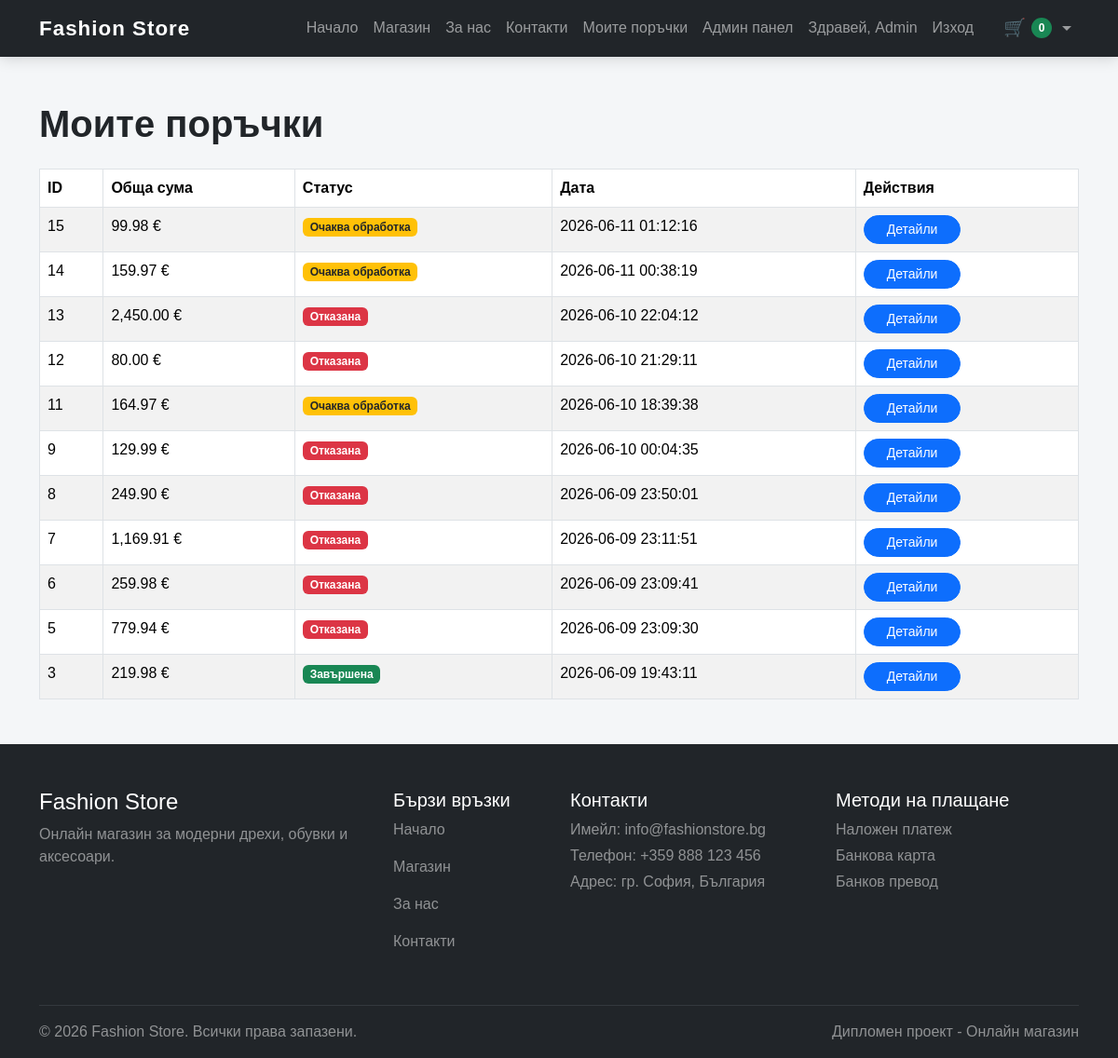
Screenshot of /my_orders.php (signed in) with the database file from the repository.
### tables this page shows
CREATE TABLE `orders` (
  `id` int(11) NOT NULL,
  `user_id` int(11) DEFAULT NULL,
  `total_price` decimal(10,2) DEFAULT NULL,
  `status` enum('pending','processing','completed','cancelled') DEFAULT 'pending',
  `created_at` timestamp NOT NULL DEFAULT current_timestamp(),
  `phone` varchar(30) DEFAULT NULL,
  `city` varchar(100) DEFAULT NULL,
  `address` varchar(255) DEFAULT NULL,
  `postal_code` varchar(20) DEFAULT NULL,
  `payment_method` varchar(50) DEFAULT NULL,
  `delivery_method` varchar(100) DEFAULT NULL,
  `delivery_price` decimal(10,2) DEFAULT 0.00,
  `note` text DEFAULT NULL
);

### my_orders.php (the view, shortened to what this page needs)
<?php
require_once 'includes/header.php';
$user_id = (int)$_SESSION['user_id'];
$query = "
    SELECT *
    FROM orders
    WHERE user_id = $user_id
    ORDER BY id DESC
";
$result = mysqli_query($conn, $query);
?>
<div class="container my-5">
    <h1 class="mb-4">Моите поръчки</h1>
    <?php if (mysqli_num_rows($result) == 0) { ?>
        <p>Все още нямате направени поръчки.</p>
        <a href="shop.php" class="btn btn-primary">
            Към магазина
        </a>
    <?php } else { ?>
        <table class="table table-bordered table-striped">
            <thead>
                <tr>
                    <th>ID</th>
                    <th>Обща сума</th>
                    <th>Статус</th>
                    <th>Дата</th>
                    <th>Действия</th>
                </tr>
            </thead>
            <tbody>
                <?php while ($order = mysqli_fetch_assoc($result)) { ?>
                    <tr>
                        <td>
                            <?php echo $order['id']; ?>
                        </td>
                        <td>
                            <?php echo number_format($order['total_price'], 2); ?> €
                        </td>
                        <td>
                            <?php if ($order['status'] == 'pending') { ?>
                                <span class="badge bg-warning text-dark">
                                    Очаква обработка
                                </span>
                            <?php } elseif ($order['status'] == 'processing') { ?>
                                <span class="badge bg-primary">
                                    Обработва се
                                </span>
                            <?php } elseif ($order['status'] == 'completed') { ?>
                                <span class="badge bg-success">
                                    Завършена
                                </span>
                            <?php } elseif ($order['status'] == 'cancelled') { ?>
                                <span class="badge bg-danger">
                                    Отказана
                                </span>
                            <?php } ?>
                        </td>
                        <td>
                            <?php echo $order['created_at']; ?>
                        </td>
                        <td>
                            <a
                                href="my_order_details.php?id=<?php echo $order['id']; ?>"
                                class="btn btn-primary btn-sm"
                            >
                                Детайли
                            </a>
                        </td>
                    </tr>
                <?php } ?>
            </tbody>
        </table>
    <?php } ?>
</div>
<?php
require_once 'includes/footer.php';
?>

### includes/header.php (shortened to what this page needs)
<?php
$cart_count = 0;
?>
<!DOCTYPE html>
<html lang="bg">
<head>
    <link href="https://cdn.jsdelivr.net/npm/bootstrap@5.3.7/dist/css/bootstrap.min.css" rel="stylesheet">
    <link rel="stylesheet" href="/fashion-store/assets/css/style.css">
</head>
<body>
<nav class="navbar navbar-expand-lg navbar-dark bg-dark">
    <div class="container">
        <a class="navbar-brand" href="/fashion-store/index.php">
            Fashion Store
        </a>
        <div class="collapse navbar-collapse" id="navbarNav">
            <ul class="navbar-nav ms-auto align-items-lg-center">
                <li class="nav-item">
                    <a class="nav-link" href="/fashion-store/index.php">
                        Начало
                    </a>
                </li>
                <li class="nav-item">
                    <a class="nav-link" href="/fashion-store/shop.php">
                        Магазин
                    </a>
                </li>
                <li class="nav-item">
                    <a class="nav-link" href="/fashion-store/about.php">
                        За нас
                    </a>
                </li>
                <li class="nav-item">
                    <a class="nav-link" href="/fashion-store/contact.php">
                        Контакти
                    </a>
                </li>
                <?php if (isset($_SESSION['user_id'])) { ?>
                    <li class="nav-item">
                        <a class="nav-link" href="/fashion-store/my_orders.php">
                            Моите поръчки
                        </a>
                    </li>
                    <?php if (
                        isset($_SESSION['user_role']) &&
                        $_SESSION['user_role'] === 'admin'
                    ) { ?>
                        <li class="nav-item">
                            <a class="nav-link" href="/fashion-store/admin/dashboard.php">
                                Админ панел
                            </a>
                        </li>
                    <?php } ?>
                    <li class="nav-item">
                        <span class="nav-link">
                            Здравей, <?php echo $_SESSION['user_name']; ?>
                        </span>
                    </li>
                    <li class="nav-item">
                        <a class="nav-link" href="/fashion-store/logout.php">
                            Изход
                        </a>
                    </li>
                <?php } ?>
                <li class="nav-item dropdown ms-lg-3">
                    <a
                        class="nav-link dropdown-toggle cart-menu"
                        href="#"
                        role="button"
                        data-bs-toggle="dropdown"
                    >
                        🛒
                        <span class="badge bg-success">
                            <?php echo $cart_count; ?>
                        </span>
                    </a>
                </li>
            </ul>
        </div>
    </div>
</nav>

### includes/footer.php (shortened to what this page needs)
<footer class="footer bg-dark text-white mt-5 pt-5 pb-3">
    <div class="container">
        <div class="row">
            <div class="col-md-4 mb-4">
                <h4>Fashion Store</h4>
                <p class="text-white-50">
                    Онлайн магазин за модерни дрехи, обувки и аксесоари.
                </p>
            </div>
            <div class="col-md-2 mb-4">
                <h5>Бързи връзки</h5>
                <p>
                    <a href="/fashion-store/index.php" class="text-white-50 text-decoration-none">
                        Начало
                    </a>
                </p>
                <p>
                    <a href="/fashion-store/shop.php" class="text-white-50 text-decoration-none">
                        Магазин
                    </a>
                </p>
                <p>
                    <a href="/fashion-store/about.php" class="text-white-50 text-decoration-none">
                        За нас
                    </a>
                </p>
                <p>
                    <a href="/fashion-store/contact.php" class="text-white-50 text-decoration-none">
                        Контакти
                    </a>
                </p>
            </div>
            <div class="col-md-3 mb-4">
                <h5>Контакти</h5>
                <p class="text-white-50 mb-1">
                    Имейл: info@fashionstore.bg
                </p>
                <p class="text-white-50 mb-1">
                    Телефон: +359 888 123 456
                </p>
                <p class="text-white-50 mb-1">
                    Адрес: гр. София, България
                </p>
            </div>
            <div class="col-md-3 mb-4">
                <h5>Методи на плащане</h5>
                <p class="text-white-50 mb-1">
                    Наложен платеж
                </p>
                <p class="text-white-50 mb-1">
                    Банкова карта
                </p>
                <p class="text-white-50 mb-1">
                    Банков превод
                </p>
            </div>
        </div>
        <hr class="border-secondary">
        <div class="d-flex flex-column flex-md-row justify-content-between text-white-50">
            <div>
                © 2026 Fashion Store. Всички права запазени.
            </div>
            <div>
                Дипломен проект - Онлайн магазин
            </div>
        </div>
    </div>
</footer>
</body>
</html>

### assets/css/style.css (style rules this page uses)
body { background-color: #f4f6f8; font-family: Arial, sans-serif; }
.navbar { box-shadow: 0 2px 15px rgba(0,0,0,0.15); }
.navbar-brand { font-size: 1.4rem; font-weight: 700; letter-spacing: 1px; }
.nav-link { font-weight: 500; }
.btn { border-radius: 30px; padding-left: 24px; padding-right: 24px; }
.table { background-color: white; }
h1, h2, h3 { font-weight: 700; }
.cart-menu { display: flex; align-items: center; gap: 6px; font-size: 1.2rem; }
.cart-menu .badge { display: inline-flex; align-items: center; justify-content: center; min-width: 22px; height: 22px; font-size: 0.75rem; border-radius: 50%; padding: 0; }
footer { margin-top: 80px; }

### rows the page displays
orders: id "15", total_price "99.98", status "Очаква обработка", created_at "2026-06-11 01:12:16"
orders: id "14", total_price "159.97", status "Очаква обработка", created_at "2026-06-11 00:38:19"
orders: id "13", total_price "2,450.00", status "Отказана", created_at "2026-06-10 22:04:12"
orders: id "12", total_price "80.00", status "Отказана", created_at "2026-06-10 21:29:11"
orders: id "11", total_price "164.97", status "Очаква обработка", created_at "2026-06-10 18:39:38"
orders: id "9", total_price "129.99", status "Отказана", created_at "2026-06-10 00:04:35"
orders: id "8", total_price "249.90", status "Отказана", created_at "2026-06-09 23:50:01"
orders: id "7", total_price "1,169.91", status "Отказана", created_at "2026-06-09 23:11:51"
orders: id "6", total_price "259.98", status "Отказана", created_at "2026-06-09 23:09:41"
orders: id "5", total_price "779.94", status "Отказана", created_at "2026-06-09 23:09:30"
orders: id "3", total_price "219.98", status "Завършена", created_at "2026-06-09 19:43:11"

### other values shown
$_SESSION['user_name'] "Admin"
$cart_count "0"
